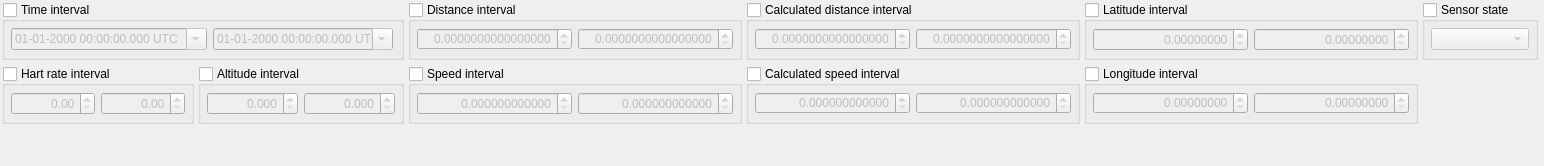
         <widget class="QWidget" name="tabFiltering">
          <attribute name="title">
           <string>Filters</string>
          </attribute>
          <layout class="QGridLayout" name="gridLayout">
           <property name="leftMargin">
            <number>2</number>
           </property>
           <property name="topMargin">
            <number>2</number>
           </property>
           <property name="rightMargin">
            <number>2</number>
           </property>
           <property name="bottomMargin">
            <number>2</number>
           </property>
           <property name="horizontalSpacing">
            <number>4</number>
           </property>
           <item row="4" column="0" colspan="7">
            <spacer name="verticalSpacer_2">
             <property name="orientation">
              <enum>Qt::Vertical</enum>
             </property>
             <property name="sizeHint" stdset="0">
              <size>
               <width>20</width>
               <height>40</height>
              </size>
             </property>
            </spacer>
           </item>
           <item row="1" column="0">
            <widget class="QGroupBox" name="groupBox_13">
             <property name="title">
              <string>Hart rate interval</string>
             </property>
             <property name="checkable">
              <bool>true</bool>
             </property>
             <property name="checked">
              <bool>false</bool>
             </property>
             <layout class="QHBoxLayout" name="horizontalLayout_8">
              <property name="leftMargin">
               <number>6</number>
              </property>
              <property name="topMargin">
               <number>6</number>
              </property>
              <property name="rightMargin">
               <number>6</number>
              </property>
              <property name="bottomMargin">
               <number>6</number>
              </property>
              <item>
               <widget class="QDoubleSpinBox" name="doubleSpinBox_9">
                <property name="alignment">
                 <set>Qt::AlignRight|Qt::AlignTrailing|Qt::AlignVCenter</set>
                </property>
                <property name="specialValueText">
                 <string/>
                </property>
                <property name="maximum">
                 <double>999999.000000000000000</double>
                </property>
                <property name="stepType">
                 <enum>QAbstractSpinBox::AdaptiveDecimalStepType</enum>
                </property>
               </widget>
              </item>
              <item>
               <widget class="QDoubleSpinBox" name="doubleSpinBox_10">
                <property name="alignment">
                 <set>Qt::AlignRight|Qt::AlignTrailing|Qt::AlignVCenter</set>
                </property>
                <property name="specialValueText">
                 <string/>
                </property>
                <property name="maximum">
                 <double>999999.000000000000000</double>
                </property>
                <property name="stepType">
                 <enum>QAbstractSpinBox::AdaptiveDecimalStepType</enum>
                </property>
               </widget>
              </item>
             </layout>
            </widget>
           </item>
           <item row="1" column="1">
            <widget class="QGroupBox" name="groupBox_10">
             <property name="title">
              <string>Altitude interval</string>
             </property>
             <property name="checkable">
              <bool>true</bool>
             </property>
             <property name="checked">
              <bool>false</bool>
             </property>
             <layout class="QHBoxLayout" name="horizontalLayout_4">
              <property name="leftMargin">
               <number>6</number>
              </property>
              <property name="topMargin">
               <number>6</number>
              </property>
              <property name="rightMargin">
               <number>6</number>
              </property>
              <property name="bottomMargin">
               <number>6</number>
              </property>
              <item>
               <widget class="QDoubleSpinBox" name="doubleSpinBox">
                <property name="alignment">
                 <set>Qt::AlignRight|Qt::AlignTrailing|Qt::AlignVCenter</set>
                </property>
                <property name="specialValueText">
                 <string/>
                </property>
                <property name="decimals">
                 <number>3</number>
                </property>
                <property name="maximum">
                 <double>999999.000000000000000</double>
                </property>
                <property name="stepType">
                 <enum>QAbstractSpinBox::AdaptiveDecimalStepType</enum>
                </property>
               </widget>
              </item>
              <item>
               <widget class="QDoubleSpinBox" name="doubleSpinBox_2">
                <property name="alignment">
                 <set>Qt::AlignRight|Qt::AlignTrailing|Qt::AlignVCenter</set>
                </property>
                <property name="specialValueText">
                 <string/>
                </property>
                <property name="decimals">
                 <number>3</number>
                </property>
                <property name="maximum">
                 <double>999999.000000000000000</double>
                </property>
                <property name="stepType">
                 <enum>QAbstractSpinBox::AdaptiveDecimalStepType</enum>
                </property>
               </widget>
              </item>
             </layout>
            </widget>
           </item>
           <item row="0" column="0" colspan="2">
            <widget class="QGroupBox" name="groupBox_9">
             <property name="title">
              <string>Time interval</string>
             </property>
             <property name="checkable">
              <bool>true</bool>
             </property>
             <property name="checked">
              <bool>false</bool>
             </property>
             <layout class="QHBoxLayout" name="horizontalLayout_3">
              <property name="leftMargin">
               <number>6</number>
              </property>
              <property name="topMargin">
               <number>6</number>
              </property>
              <property name="rightMargin">
               <number>6</number>
              </property>
              <property name="bottomMargin">
               <number>6</number>
              </property>
              <item>
               <widget class="QDateTimeEdit" name="dateTimeEdit_2">
                <property name="minimumSize">
                 <size>
                  <width>196</width>
                  <height>22</height>
                 </size>
                </property>
                <property name="maximumSize">
                 <size>
                  <width>180</width>
                  <height>22</height>
                 </size>
                </property>
                <property name="specialValueText">
                 <string/>
                </property>
                <property name="displayFormat">
                 <string>dd-MM-yyyy HH:mm:ss.zzz t</string>
                </property>
                <property name="calendarPopup">
                 <bool>true</bool>
                </property>
                <property name="timeSpec">
                 <enum>Qt::UTC</enum>
                </property>
               </widget>
              </item>
              <item>
               <widget class="QDateTimeEdit" name="dateTimeEdit">
                <property name="minimumSize">
                 <size>
                  <width>180</width>
                  <height>22</height>
                 </size>
                </property>
                <property name="maximumSize">
                 <size>
                  <width>180</width>
                  <height>22</height>
                 </size>
                </property>
                <property name="specialValueText">
                 <string/>
                </property>
                <property name="currentSection">
                 <enum>QDateTimeEdit::DaySection</enum>
                </property>
                <property name="displayFormat">
                 <string>dd-MM-yyyy HH:mm:ss.zzz t</string>
                </property>
                <property name="calendarPopup">
                 <bool>true</bool>
                </property>
                <property name="timeSpec">
                 <enum>Qt::UTC</enum>
                </property>
               </widget>
              </item>
             </layout>
            </widget>
           </item>
           <item row="0" column="2">
            <widget class="QGroupBox" name="groupBox_11">
             <property name="minimumSize">
              <size>
               <width>334</width>
               <height>0</height>
              </size>
             </property>
             <property name="maximumSize">
              <size>
               <width>334</width>
               <height>16777215</height>
              </size>
             </property>
             <property name="title">
              <string>Distance interval</string>
             </property>
             <property name="checkable">
              <bool>true</bool>
             </property>
             <property name="checked">
              <bool>false</bool>
             </property>
             <layout class="QHBoxLayout" name="horizontalLayout_6">
              <property name="leftMargin">
               <number>6</number>
              </property>
              <property name="topMargin">
               <number>6</number>
              </property>
              <property name="rightMargin">
               <number>6</number>
              </property>
              <property name="bottomMargin">
               <number>6</number>
              </property>
              <item>
               <widget class="QDoubleSpinBox" name="doubleSpinBox_5">
                <property name="minimumSize">
                 <size>
                  <width>0</width>
                  <height>22</height>
                 </size>
                </property>
                <property name="maximumSize">
                 <size>
                  <width>16777215</width>
                  <height>22</height>
                 </size>
                </property>
                <property name="alignment">
                 <set>Qt::AlignRight|Qt::AlignTrailing|Qt::AlignVCenter</set>
                </property>
                <property name="specialValueText">
                 <string/>
                </property>
                <property name="decimals">
                 <number>16</number>
                </property>
                <property name="maximum">
                 <double>999999.000000000000000</double>
                </property>
                <property name="stepType">
                 <enum>QAbstractSpinBox::AdaptiveDecimalStepType</enum>
                </property>
               </widget>
              </item>
              <item>
               <widget class="QDoubleSpinBox" name="doubleSpinBox_6">
                <property name="minimumSize">
                 <size>
                  <width>0</width>
                  <height>22</height>
                 </size>
                </property>
                <property name="maximumSize">
                 <size>
                  <width>16777215</width>
                  <height>22</height>
                 </size>
                </property>
                <property name="alignment">
                 <set>Qt::AlignRight|Qt::AlignTrailing|Qt::AlignVCenter</set>
                </property>
                <property name="specialValueText">
                 <string/>
                </property>
                <property name="decimals">
                 <number>16</number>
                </property>
                <property name="maximum">
                 <double>999999.000000000000000</double>
                </property>
                <property name="stepType">
                 <enum>QAbstractSpinBox::AdaptiveDecimalStepType</enum>
                </property>
               </widget>
              </item>
             </layout>
            </widget>
           </item>
           <item row="0" column="3">
            <widget class="QGroupBox" name="groupBox_14">
             <property name="minimumSize">
              <size>
               <width>334</width>
               <height>0</height>
              </size>
             </property>
             <property name="maximumSize">
              <size>
               <width>334</width>
               <height>16777215</height>
              </size>
             </property>
             <property name="title">
              <string>Calculated distance interval</string>
             </property>
             <property name="checkable">
              <bool>true</bool>
             </property>
             <property name="checked">
              <bool>false</bool>
             </property>
             <layout class="QHBoxLayout" name="horizontalLayout_9">
              <property name="leftMargin">
               <number>6</number>
              </property>
              <property name="topMargin">
               <number>6</number>
              </property>
              <property name="rightMargin">
               <number>6</number>
              </property>
              <property name="bottomMargin">
               <number>6</number>
              </property>
              <item>
               <widget class="QDoubleSpinBox" name="doubleSpinBox_11">
                <property name="minimumSize">
                 <size>
                  <width>0</width>
                  <height>22</height>
                 </size>
                </property>
                <property name="maximumSize">
                 <size>
                  <width>16777215</width>
                  <height>22</height>
                 </size>
                </property>
                <property name="alignment">
                 <set>Qt::AlignRight|Qt::AlignTrailing|Qt::AlignVCenter</set>
                </property>
                <property name="specialValueText">
                 <string/>
                </property>
                <property name="decimals">
                 <number>16</number>
                </property>
                <property name="maximum">
                 <double>999999.000000000000000</double>
                </property>
                <property name="stepType">
                 <enum>QAbstractSpinBox::AdaptiveDecimalStepType</enum>
                </property>
               </widget>
              </item>
              <item>
               <widget class="QDoubleSpinBox" name="doubleSpinBox_12">
                <property name="minimumSize">
                 <size>
                  <width>0</width>
                  <height>22</height>
                 </size>
                </property>
                <property name="maximumSize">
                 <size>
                  <width>16777215</width>
                  <height>22</height>
                 </size>
                </property>
                <property name="alignment">
                 <set>Qt::AlignRight|Qt::AlignTrailing|Qt::AlignVCenter</set>
                </property>
                <property name="specialValueText">
                 <string/>
                </property>
                <property name="decimals">
                 <number>16</number>
                </property>
                <property name="maximum">
                 <double>999999.000000000000000</double>
                </property>
                <property name="stepType">
                 <enum>QAbstractSpinBox::AdaptiveDecimalStepType</enum>
                </property>
               </widget>
              </item>
             </layout>
            </widget>
           </item>
           <item row="1" column="2">
            <widget class="QGroupBox" name="groupBox_12">
             <property name="title">
              <string>Speed interval</string>
             </property>
             <property name="checkable">
              <bool>true</bool>
             </property>
             <property name="checked">
              <bool>false</bool>
             </property>
             <layout class="QHBoxLayout" name="horizontalLayout_7">
              <property name="leftMargin">
               <number>6</number>
              </property>
              <property name="topMargin">
               <number>6</number>
              </property>
              <property name="rightMargin">
               <number>6</number>
              </property>
              <property name="bottomMargin">
               <number>6</number>
              </property>
              <item>
               <widget class="QDoubleSpinBox" name="doubleSpinBox_7">
                <property name="alignment">
                 <set>Qt::AlignRight|Qt::AlignTrailing|Qt::AlignVCenter</set>
                </property>
                <property name="specialValueText">
                 <string/>
                </property>
                <property name="decimals">
                 <number>12</number>
                </property>
                <property name="maximum">
                 <double>999999.000000000000000</double>
                </property>
                <property name="stepType">
                 <enum>QAbstractSpinBox::AdaptiveDecimalStepType</enum>
                </property>
               </widget>
              </item>
              <item>
               <widget class="QDoubleSpinBox" name="doubleSpinBox_8">
                <property name="alignment">
                 <set>Qt::AlignRight|Qt::AlignTrailing|Qt::AlignVCenter</set>
                </property>
                <property name="specialValueText">
                 <string/>
                </property>
                <property name="decimals">
                 <number>12</number>
                </property>
                <property name="maximum">
                 <double>999999.000000000000000</double>
                </property>
                <property name="stepType">
                 <enum>QAbstractSpinBox::AdaptiveDecimalStepType</enum>
                </property>
               </widget>
              </item>
             </layout>
            </widget>
           </item>
           <item row="1" column="3">
            <widget class="QGroupBox" name="groupBox_17">
             <property name="minimumSize">
              <size>
               <width>334</width>
               <height>0</height>
              </size>
             </property>
             <property name="maximumSize">
              <size>
               <width>334</width>
               <height>16777215</height>
              </size>
             </property>
             <property name="title">
              <string>Calculated speed interval</string>
             </property>
             <property name="checkable">
              <bool>true</bool>
             </property>
             <property name="checked">
              <bool>false</bool>
             </property>
             <layout class="QHBoxLayout" name="horizontalLayout_13">
              <property name="leftMargin">
               <number>6</number>
              </property>
              <property name="topMargin">
               <number>6</number>
              </property>
              <property name="rightMargin">
               <number>6</number>
              </property>
              <property name="bottomMargin">
               <number>6</number>
              </property>
              <item>
               <widget class="QDoubleSpinBox" name="doubleSpinBox_19">
                <property name="minimumSize">
                 <size>
                  <width>0</width>
                  <height>22</height>
                 </size>
                </property>
                <property name="maximumSize">
                 <size>
                  <width>16777215</width>
                  <height>22</height>
                 </size>
                </property>
                <property name="alignment">
                 <set>Qt::AlignRight|Qt::AlignTrailing|Qt::AlignVCenter</set>
                </property>
                <property name="specialValueText">
                 <string/>
                </property>
                <property name="decimals">
                 <number>12</number>
                </property>
                <property name="maximum">
                 <double>999999.000000000000000</double>
                </property>
                <property name="stepType">
                 <enum>QAbstractSpinBox::AdaptiveDecimalStepType</enum>
                </property>
               </widget>
              </item>
              <item>
               <widget class="QDoubleSpinBox" name="doubleSpinBox_20">
                <property name="minimumSize">
                 <size>
                  <width>0</width>
                  <height>22</height>
                 </size>
                </property>
                <property name="maximumSize">
                 <size>
                  <width>16777215</width>
                  <height>22</height>
                 </size>
                </property>
                <property name="alignment">
                 <set>Qt::AlignRight|Qt::AlignTrailing|Qt::AlignVCenter</set>
                </property>
                <property name="specialValueText">
                 <string/>
                </property>
                <property name="decimals">
                 <number>12</number>
                </property>
                <property name="maximum">
                 <double>999999.000000000000000</double>
                </property>
                <property name="stepType">
                 <enum>QAbstractSpinBox::AdaptiveDecimalStepType</enum>
                </property>
               </widget>
              </item>
             </layout>
            </widget>
           </item>
           <item row="0" column="4">
            <widget class="QGroupBox" name="groupBox_16">
             <property name="title">
              <string>Latitude interval</string>
             </property>
             <property name="checkable">
              <bool>true</bool>
             </property>
             <property name="checked">
              <bool>false</bool>
             </property>
             <layout class="QHBoxLayout" name="horizontalLayout_10">
              <property name="leftMargin">
               <number>6</number>
              </property>
              <property name="topMargin">
               <number>6</number>
              </property>
              <property name="rightMargin">
               <number>6</number>
              </property>
              <property name="bottomMargin">
               <number>6</number>
              </property>
              <item>
               <widget class="QDoubleSpinBox" name="doubleSpinBox_13">
                <property name="alignment">
                 <set>Qt::AlignRight|Qt::AlignTrailing|Qt::AlignVCenter</set>
                </property>
                <property name="specialValueText">
                 <string/>
                </property>
                <property name="decimals">
                 <number>8</number>
                </property>
                <property name="maximum">
                 <double>999999.000000000000000</double>
                </property>
                <property name="stepType">
                 <enum>QAbstractSpinBox::AdaptiveDecimalStepType</enum>
                </property>
               </widget>
              </item>
              <item>
               <widget class="QDoubleSpinBox" name="doubleSpinBox_14">
                <property name="alignment">
                 <set>Qt::AlignRight|Qt::AlignTrailing|Qt::AlignVCenter</set>
                </property>
                <property name="specialValueText">
                 <string/>
                </property>
                <property name="decimals">
                 <number>8</number>
                </property>
                <property name="maximum">
                 <double>999999.000000000000000</double>
                </property>
                <property name="stepType">
                 <enum>QAbstractSpinBox::AdaptiveDecimalStepType</enum>
                </property>
               </widget>
              </item>
             </layout>
            </widget>
           </item>
           <item row="1" column="4">
            <widget class="QGroupBox" name="groupBox_15">
             <property name="minimumSize">
              <size>
               <width>334</width>
               <height>0</height>
              </size>
             </property>
             <property name="maximumSize">
              <size>
               <width>334</width>
               <height>16777215</height>
              </size>
             </property>
             <property name="title">
              <string>Longitude interval</string>
             </property>
             <property name="checkable">
              <bool>true</bool>
             </property>
             <property name="checked">
              <bool>false</bool>
             </property>
             <layout class="QHBoxLayout" name="horizontalLayout_5">
              <property name="leftMargin">
               <number>6</number>
              </property>
              <property name="topMargin">
               <number>6</number>
              </property>
              <property name="rightMargin">
               <number>6</number>
              </property>
              <property name="bottomMargin">
               <number>6</number>
              </property>
              <item>
               <widget class="QDoubleSpinBox" name="doubleSpinBox_3">
                <property name="minimumSize">
                 <size>
                  <width>0</width>
                  <height>22</height>
                 </size>
                </property>
                <property name="maximumSize">
                 <size>
                  <width>16777215</width>
                  <height>22</height>
                 </size>
                </property>
                <property name="alignment">
                 <set>Qt::AlignRight|Qt::AlignTrailing|Qt::AlignVCenter</set>
                </property>
                <property name="specialValueText">
                 <string/>
                </property>
                <property name="decimals">
                 <number>8</number>
                </property>
                <property name="maximum">
                 <double>999999.000000000000000</double>
                </property>
                <property name="stepType">
                 <enum>QAbstractSpinBox::AdaptiveDecimalStepType</enum>
                </property>
               </widget>
              </item>
              <item>
               <widget class="QDoubleSpinBox" name="doubleSpinBox_4">
                <property name="minimumSize">
                 <size>
                  <width>0</width>
                  <height>22</height>
                 </size>
                </property>
                <property name="maximumSize">
                 <size>
                  <width>16777215</width>
                  <height>22</height>
                 </size>
                </property>
                <property name="alignment">
                 <set>Qt::AlignRight|Qt::AlignTrailing|Qt::AlignVCenter</set>
                </property>
                <property name="specialValueText">
                 <string/>
                </property>
                <property name="decimals">
                 <number>8</number>
                </property>
                <property name="maximum">
                 <double>999999.000000000000000</double>
                </property>
                <property name="stepType">
                 <enum>QAbstractSpinBox::AdaptiveDecimalStepType</enum>
                </property>
               </widget>
              </item>
             </layout>
            </widget>
           </item>
           <item row="0" column="5">
            <widget class="QGroupBox" name="groupBox_18">
             <property name="title">
              <string>Sensor state</string>
             </property>
             <property name="checkable">
              <bool>true</bool>
             </property>
             <property name="checked">
              <bool>false</bool>
             </property>
             <layout class="QHBoxLayout" name="horizontalLayout_15">
              <property name="leftMargin">
               <number>6</number>
              </property>
              <property name="topMargin">
               <number>6</number>
              </property>
              <property name="rightMargin">
               <number>6</number>
              </property>
              <property name="bottomMargin">
               <number>6</number>
              </property>
              <item>
               <widget class="QComboBox" name="comboBox">
                <property name="maxVisibleItems">
                 <number>10</number>
                </property>
                <item>
                 <property name="text">
                  <string/>
                 </property>
                </item>
                <item>
                 <property name="text">
                  <string>None</string>
                 </property>
                </item>
                <item>
                 <property name="text">
                  <string>Absent</string>
                 </property>
                </item>
                <item>
                 <property name="text">
                  <string>Present</string>
                 </property>
                </item>
               </widget>
              </item>
             </layout>
            </widget>
           </item>
          </layout>
         </widget>
